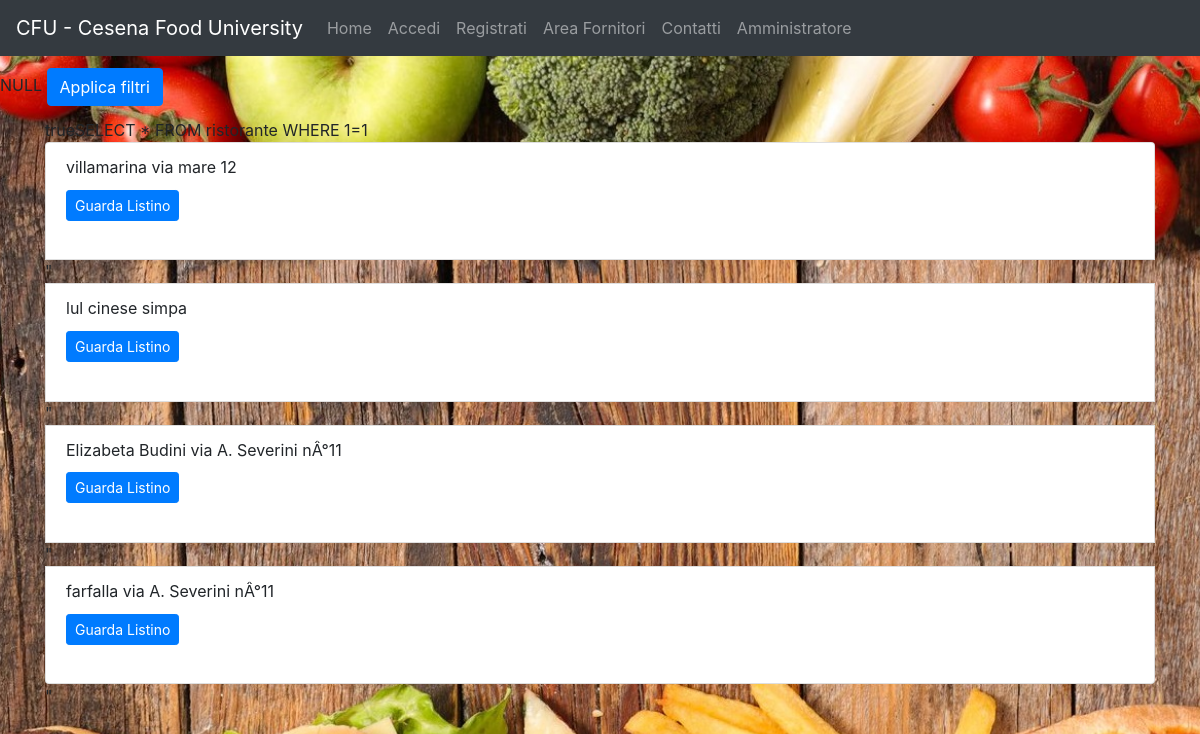
The page /codice/php/ricerca.php on the database its author committed.
### tables this page shows
CREATE TABLE `ristorante` (
  `id` int(11) NOT NULL,
  `email_proprietario` varchar(40) NOT NULL,
  `nome` varchar(20) NOT NULL,
  `indirizzo` varchar(40) NOT NULL,
  `nome_categoria` varchar(20) DEFAULT NULL,
  `info` varchar(100) DEFAULT NULL,
  `rating` int(11) NOT NULL,
  `approvato` tinyint(1) NOT NULL DEFAULT '0'
);

### codice/php/ricerca.php (the view, shortened to what this page needs)
<!DOCTYPE html>
<html lang="it" dir="ltr">
  <head>
    <link rel="stylesheet" href="./../css/bootstrap.min.css">
    <link href="./../css/full.css" rel="stylesheet">
    <link href="./../css/menubar.css" rel="stylesheet">
    <link href="./../css/footer.css" rel="stylesheet">
    <link href="./../css/search.css" rel="stylesheet">
    <link href="./../css/sidebar.css" rel="stylesheet">
  </head>
  <body>
  <?php $current= "ricerca";
	include 'menu.php';
  var_dump($_SESSION["id_prenotazione"]); ?>
  <button class=" btn btn-primary" type="button" name="button"  onclick="openNav()">Applica filtri</button>
 <div class="container">
  <?php
  $servername = "localhost";
  $username = "root";
  $password = "";
  $dbname = "cfu";
  $conn = new mysqli($servername, $username, $password, $dbname);
  $filter = array();
    echo 'true';
  $query = 'SELECT * FROM ristorante WHERE 1=1'.implode(' AND ', $filter);
  echo $query;
  echo "<ul class='list-group'>";
  foreach($conn->query($query) as $row)
  {
  echo '
  <li class="list-group-item">'.$row["nome"].'
  '.$row["nome_categoria"].'
  '.$row["indirizzo"].'
  <form action="ristorante.php" method="post" name ="seleziona" id="seleziona">
    <input type = "hidden" name="id_ristorante" value="'.$row["id"].'">
    <button class="btn btn-sm btn-primary " id = "submit" type="submit" >Guarda Listino</button>
  </form>
  </li>"';
  }
  echo "</ul>";
    ?>
  </div>
  </body>
</html>

### codice/css/full.css (style rules this page uses)
body { background: url('./../resources/bg.jpg') no-repeat center center fixed; -webkit-background-size: cover; -moz-background-size: cover; background-size: cover; -o-background-size: cover; }

### codice/css/footer.css (style rules this page uses)
body { padding-bottom: 120px; }

### codice/css/search.css (style rules this page uses)
.btn { margin-top: 1%; margin-bottom: 1%; margin-right: 1%; }

### rows shown on the page
ristorante: nome "villamarina", indirizzo "via mare 12"
ristorante: nome "lul", nome_categoria "cinese", indirizzo "simpa"
ristorante: nome "Elizabeta Budini", indirizzo "via A. Severini nÂ°11"
ristorante: nome "farfalla", indirizzo "via A. Severini nÂ°11"

### other values the page prints
$query "SELECT * FROM ristorante WHERE 1=1"
